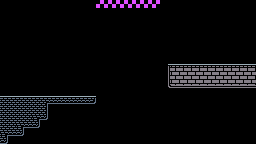

Below is a game level as drawn by its tile map, then a one-line description and the .tmx file that defines it, in full:
An orthogonal 32x18 tile map with 8x8 px tiles, 1 tile layer (Tile Layer 1).

<map version="1.9" tiledversion="1.9.2" orientation="orthogonal" renderorder="right-down" width="32" height="18" tilewidth="8" tileheight="8" infinite="0" nextlayerid="2" nextobjectid="1">
 <tileset firstgid="1" source="Tiles-2.tsx" />
 <layer id="1" name="Tile Layer 1" width="32" height="18">
  <data encoding="csv">
0,0,0,0,0,0,0,0,0,0,0,0,29,29,29,29,29,29,29,29,0,0,0,0,0,0,0,0,0,0,0,0,
0,0,0,0,0,0,0,0,0,0,0,0,0,0,0,0,0,0,0,0,0,0,0,0,0,0,0,0,0,0,0,0,
0,0,0,0,0,0,0,0,0,0,0,0,0,0,0,0,0,0,0,0,0,0,0,0,0,0,0,0,0,0,0,0,
0,0,0,0,0,0,0,0,0,0,0,0,0,0,0,0,0,0,0,0,0,0,0,0,0,0,0,0,0,0,0,0,
0,0,0,0,0,0,0,0,0,0,0,0,0,0,0,0,0,0,0,0,0,0,0,0,0,0,0,0,0,0,0,0,
0,0,0,0,0,0,0,0,0,0,0,0,0,0,0,0,0,0,0,0,0,0,0,0,0,0,0,0,0,0,0,0,
0,0,0,0,0,0,0,0,0,0,0,0,0,0,0,0,0,0,0,0,0,0,0,0,0,0,0,0,0,0,0,0,
0,0,0,0,0,0,0,0,0,0,0,0,0,0,0,0,0,0,0,0,0,0,0,0,0,0,0,0,0,0,0,0,
0,0,0,0,0,0,0,0,0,0,0,0,0,0,0,0,0,0,0,0,0,11,3,3,3,3,3,3,3,3,3,3,
0,0,0,0,0,0,0,0,0,0,0,0,0,0,0,0,0,0,0,0,0,21,13,13,13,13,13,13,13,13,13,13,
0,0,0,0,0,0,0,0,0,0,0,0,0,0,0,0,0,0,0,0,0,31,34,34,34,34,34,34,34,34,34,34,
0,0,0,0,0,0,0,0,0,0,0,0,0,0,0,0,0,0,0,0,0,0,0,0,0,0,0,0,0,0,0,0,
8,8,8,8,8,47,48,48,48,48,48,10,0,0,0,0,0,0,0,0,0,0,0,0,0,0,0,0,0,0,0,0,
18,18,18,18,18,30,0,0,0,0,0,0,0,0,0,0,0,0,0,0,0,0,0,0,0,0,0,0,0,0,0,0,
18,18,18,18,27,40,0,0,0,0,0,0,0,0,0,0,0,0,0,0,0,0,0,0,0,0,0,0,0,0,0,0,
18,18,27,39,40,0,0,0,0,0,0,0,0,0,0,0,0,0,0,0,0,0,0,0,0,0,0,0,0,0,0,0,
27,39,40,0,0,0,0,0,0,0,0,0,0,0,0,0,0,0,0,0,0,0,0,0,0,0,0,0,0,0,0,0,
40,0,0,0,0,0,0,0,0,0,0,0,0,0,0,0,0,0,0,0,0,0,0,0,0,0,0,0,0,0,0,0
</data>
 </layer>
</map>
